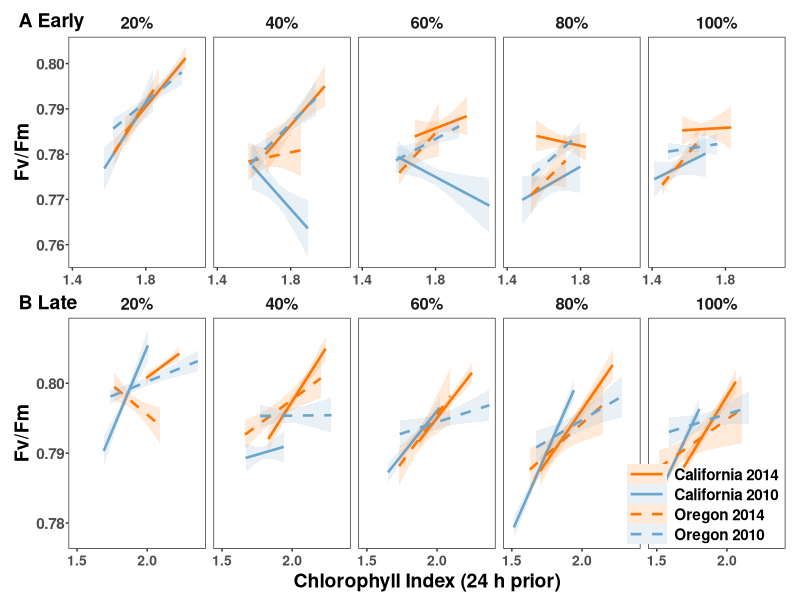
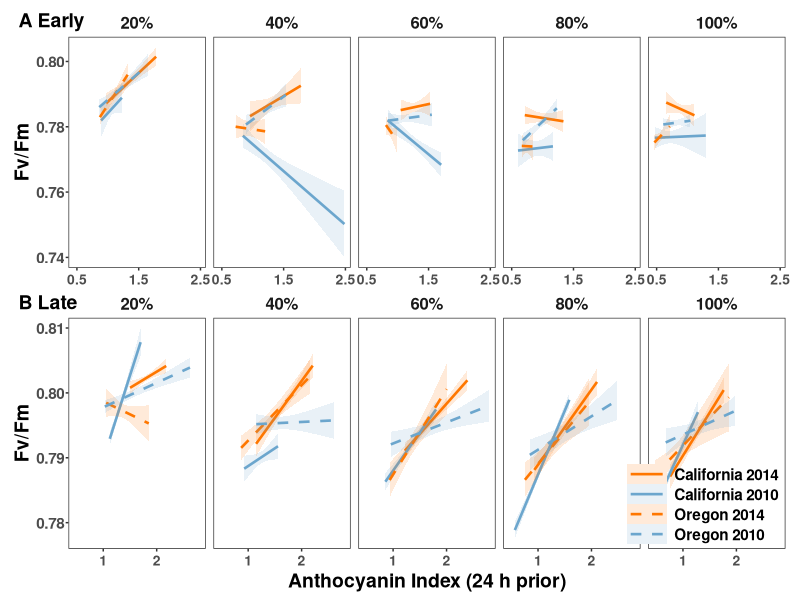
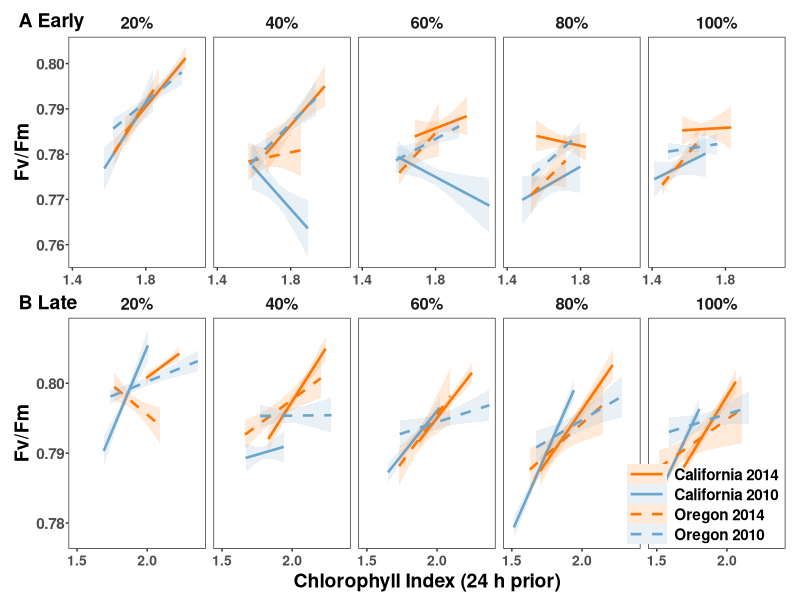
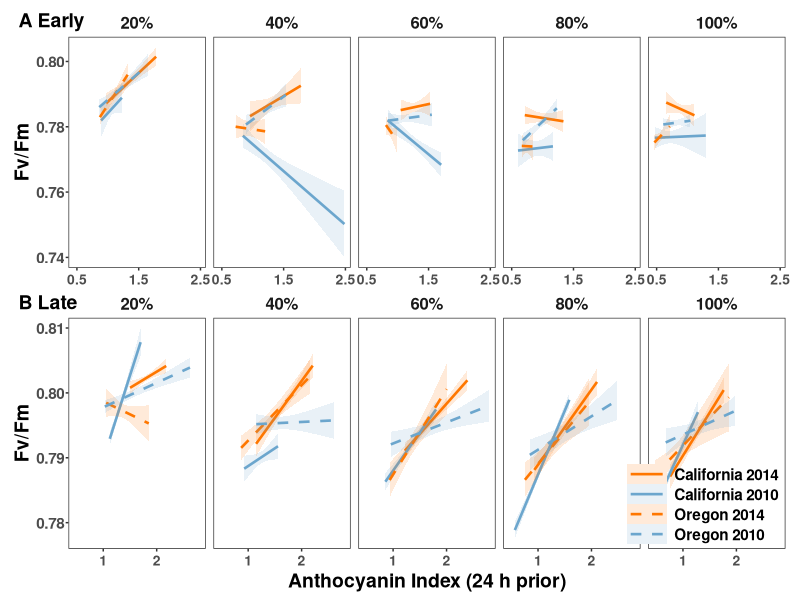

Generate these figures, in order, with R:
library(tidyverse)
library(car)
library(patchwork)

# ---- Data -----------------------------------------------------------------
PS2_all <- read_csv("data/PS2_all.csv") %>%
  mutate(Treatment = factor(Treatment, levels = c("20%", "40%", "60%", "80%", "100%")),
         Timepoint = factor(Timepoint, levels = c("Early", "Late")),
         Year = factor(Year, levels = c(2010, 2014)),
         Site = factor(Site, levels = c("Oregon", "California")))

# ---- Lag-2 predictors (24 h = 2 steps of 12 TOE) --------------------------
lag_hours <- 24

lagged <- PS2_all %>%
  select(Population, Treatment, Site, Year, TOE, ChlIdx, AriIdx) %>%
  mutate(TOE = TOE + lag_hours) %>%
  rename(ChlIdx_lag2 = ChlIdx, AriIdx_lag2 = AriIdx)

PS2_lag <- PS2_all %>%
  left_join(lagged, by = c("Population", "Treatment", "Site", "Year", "TOE"))

PS2_early_lagged <- PS2_lag %>% filter(Timepoint == "Early")
PS2_late_lagged  <- PS2_lag %>% filter(Timepoint == "Late")

# ---- Models ---------------------------------------------------------------
lm_chl_early <- lm(Fv.Fm ~ ChlIdx_lag2 + Site * Year + Treatment, data = PS2_early_lagged)
lm_ari_early <- lm(Fv.Fm ~ AriIdx_lag2 + Site * Year + Treatment, data = PS2_early_lagged)
lm_chl_late  <- lm(Fv.Fm ~ ChlIdx_lag2 + Site * Year + Treatment, data = PS2_late_lagged)
lm_ari_late  <- lm(Fv.Fm ~ AriIdx_lag2 + Site * Year + Treatment, data = PS2_late_lagged)

Anova(lm_chl_early)
Anova(lm_ari_early)
Anova(lm_chl_late)
Anova(lm_ari_late)

# ---- Theme ----------------------------------------------------------------
tag_y <- 0.955   # >>> vertical position of the A / B tags (1 = very top); lower number = lower <<<
tag_x <- 0.005   # >>> horizontal position of the tags <<<

fig_theme <- theme_bw() + theme(
  panel.grid = element_blank(),
  axis.text = element_text(size = 10, face = "bold"),
  axis.text.y = element_text(size = 11, face = "bold", margin = margin(r = 1)),
  axis.title = element_text(color = "black", size = 14, face = "bold"),
  axis.title.y = element_text(color = "black", size = 14, face = "bold", margin = margin(r = 2)),
  axis.ticks.length = unit(2, "pt"),
  legend.title = element_blank(),
  legend.text = element_text(size = 11, face = "bold"),
  legend.key.size = unit(1, "lines"),
  legend.margin = margin(0, 0, 0, 0),
  legend.spacing.y = unit(0, "pt"),
  strip.text = element_text(size = 12, face = "bold"),
  strip.background = element_blank(),
  # A / B tags sit inside each plot, level with the 20%, 40%... strip labels
  plot.tag = element_text(size = 14, face = "bold", hjust = 0, vjust = 0.5),
  plot.tag.location = "plot",
  plot.tag.position = c(tag_x, tag_y),
  plot.margin = margin(t = 0, r = 5, b = 0, l = 5)
)

# Colour = Year (2010 skyblue3, 2014 orange) for BOTH sites
# Linetype = Site (California solid, Oregon dashed)
grp_levels <- c("California 2014", "California 2010", "Oregon 2014", "Oregon 2010")
grp_cols   <- c("California 2014" = "#FF7700", "California 2010" = "skyblue3",
                "Oregon 2014"     = "#FF7700", "Oregon 2010"     = "skyblue3")
grp_lines  <- c("California 2014" = "solid",  "California 2010" = "solid",
                "Oregon 2014"     = "dashed", "Oregon 2010"     = "dashed")

# ---- Plot function --------------------------------------------------------
# Columns = % WHC treatment; Oregon and California share each panel (4 lines: Site x Year)
# early = TRUE -> no x-axis title, no legend, tag "A Early" (top row)
# early = FALSE -> x-axis title, vertical legend inside bottom right, tag "B Late" (bottom row)
make_xy <- function(data, xvar, xlab, early = FALSE) {
  d <- data %>%
    filter(!is.na(.data[[xvar]]), !is.na(Fv.Fm)) %>%
    mutate(grp = factor(paste(Site, Year), levels = grp_levels))
  
  p <- ggplot(d, aes(x = .data[[xvar]], y = Fv.Fm,
                     color = grp, fill = grp, linetype = grp, group = grp)) +
    geom_smooth(method = "lm", se = TRUE, alpha = 0.15, linewidth = 0.9) +
    facet_grid(. ~ Treatment) +
    scale_color_manual(values = grp_cols,  breaks = grp_levels, name = NULL) +
    scale_fill_manual(values = grp_cols,   breaks = grp_levels, name = NULL) +
    scale_linetype_manual(values = grp_lines, breaks = grp_levels, name = NULL) +
    scale_x_continuous(n.breaks = 3) +
    fig_theme
  
  if (early) {
    p <- p + labs(x = NULL, y = "Fv/Fm", tag = "A Early") +
      theme(legend.position = "none")
  } else {
    p <- p + labs(x = xlab, y = "Fv/Fm", tag = "B Late") +
      theme(legend.position = "inside",
            legend.position.inside = c(0.99, 0.02),   # bottom right; adjust x/y here
            legend.justification.inside = c(1, 0),
            legend.direction = "vertical",
            legend.background = element_blank(),
            legend.key.width = unit(2, "lines"))
  }
  p
}

# ---- Individual plots -----------------------------------------------------
p_chl_early <- make_xy(PS2_early_lagged, "ChlIdx_lag2", "Chlorophyll Index (24 h prior)", early = TRUE)
p_chl_late  <- make_xy(PS2_late_lagged,  "ChlIdx_lag2", "Chlorophyll Index (24 h prior)")
p_ari_early <- make_xy(PS2_early_lagged, "AriIdx_lag2", "Anthocyanin Index (24 h prior)", early = TRUE)
p_ari_late  <- make_xy(PS2_late_lagged,  "AriIdx_lag2", "Anthocyanin Index (24 h prior)")

# ---- Combine: A (Early) on top, B (Late) below, tightly stacked ----------------
Fig_chl <- p_chl_early / p_chl_late
Fig_ari <- p_ari_early / p_ari_late

Fig_chl
Fig_ari

# ---- Save -----------------------------------------------------------------
dir.create("paper_graphs/z_Extra", showWarnings = FALSE, recursive = TRUE)

ggsave("paper_graphs/Fig3_fvfm_chlidx_early_late.pdf",        plot = Fig_chl, width = 14, height = 6.5, units = "in")
ggsave("paper_graphs/z_Extra/fvfm_aridx_early_late.pdf", plot = Fig_ari, width = 14, height = 6.5, units = "in")
